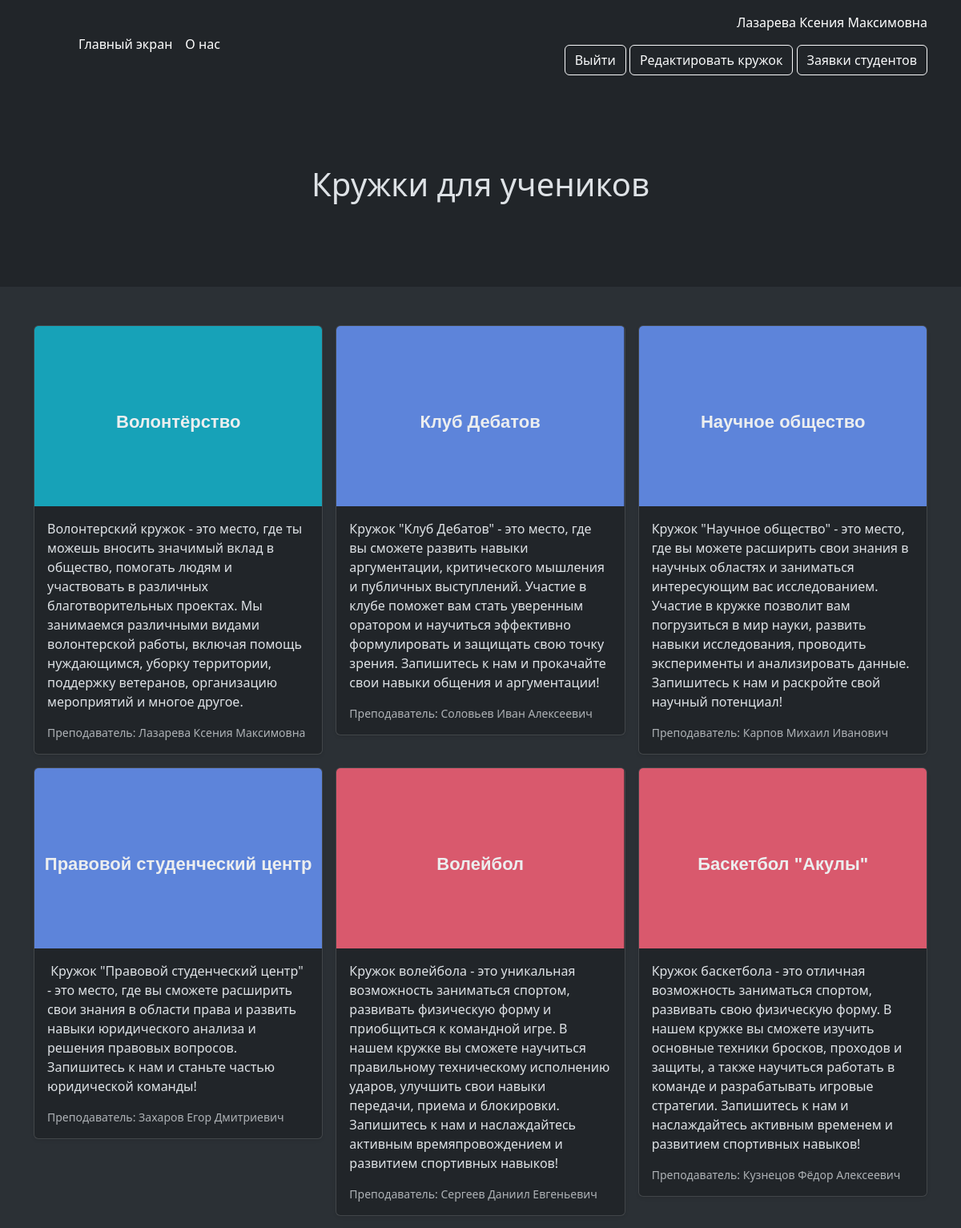
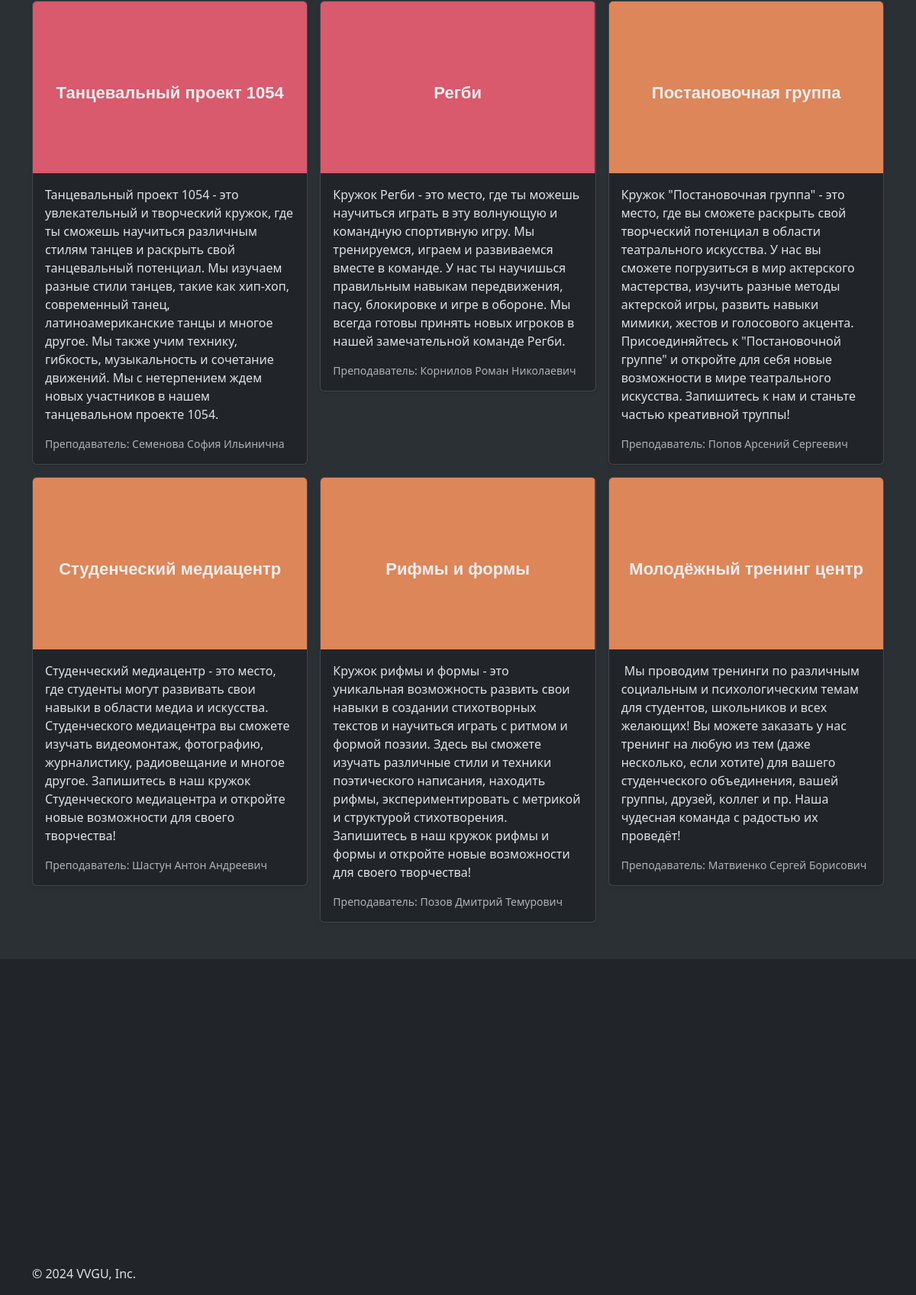
The page /index (signed in) on the database its author committed (2 pictures, top to bottom).
### data/students.py (models this page shows, shortened)
class Student(SqlAlchemyBase, UserMixin):
    __tablename__ = 'students'
    id = sqlalchemy.Column(sqlalchemy.Integer,
                           primary_key=True, autoincrement=True)
    name = sqlalchemy.Column(sqlalchemy.String, nullable=True)
    email = sqlalchemy.Column(sqlalchemy.String, unique=True, nullable=True)
    age = sqlalchemy.Column(sqlalchemy.Integer, nullable=True)
    hashed_password = sqlalchemy.Column(sqlalchemy.String, nullable=True)
    is_teacher = sqlalchemy.Column(sqlalchemy.Boolean, nullable=True, default=False)
    name_club = sqlalchemy.Column(sqlalchemy.String, nullable=True)
    have_club = sqlalchemy.Column(sqlalchemy.Boolean, nullable=True, default=False)

### data/clubs.py (models this page shows)
class Clubs(SqlAlchemyBase):
    __tablename__ = 'clubs'
    id = sqlalchemy.Column(sqlalchemy.Integer,
                           primary_key=True, autoincrement=True, unique=True)
    title = sqlalchemy.Column(sqlalchemy.String, nullable=True)
    teacher_name = sqlalchemy.Column(sqlalchemy.String, nullable=True)
    type = sqlalchemy.Column(sqlalchemy.String, nullable=True)
    is_closed = sqlalchemy.Column(sqlalchemy.Boolean, nullable=True, default=False)
    about = sqlalchemy.Column(sqlalchemy.String)

### app.py (the view)
@app.route('/')
@app.route('/index')
def index():
    db_sess = db_session.create_session()
    clubss = db_sess.query(clubs.Clubs).all()
    db_sess.close()
    return render_template("index.html", clubs=clubss)

### app.py (called while the page is built)
@login_manager.user_loader
def load_user(user_id):
    db_sess = db_session.create_session()
    return db_sess.get(students.Student, user_id)

### data/db_session.py (called while the page is built)
def create_session() -> Session:
    global __factory
    return __factory()

### templates/index.html (shortened to what this page needs)
{% extends 'base.html' %}
{% block body %}
<main>
    <section class="py-5 text-center container">
        <div class="row py-lg-5">
            <div class="col-lg-6 col-md-8 mx-auto">
                {% if current_user.is_authenticated and not current_user.is_teacher %}
                <h1 id="titlee">Vvgu_Clubs</h1>
                <h1>Выберите кружок на который вы хотите записаться</h1>
                {% elif current_user.is_teacher %}
                <h1>Кружки для учеников</h1>
                {% endif %}
            </div>
        </div>
    </section>
    <div class="album py-5 bg-body-tertiary">
        <div class="container">
            <div class="row row-cols-1 row-cols-sm-2 row-cols-md-3 g-3">
                {% for club in clubs %}
                <div class="col">
                    <div class="card shadow-sm ">
                        <svg class="bd-placeholder-img card-img-top" width="100%" height="225"
                             xmlns="http://www.w3.org/2000/svg" role="img" aria-label="Placeholder: Thumbnail"
                             preserveAspectRatio="xMidYMid slice" focusable="false"><title>Placeholder</title>
                            {% if club.type == 'vol' %}
                            <rect width="100%" height="100%" fill="#17a2b8"></rect>
                            {% elif club.type == 'sp' %}
                            <rect width="100%" height="100%" fill="#D9596D"></rect>
                            {% elif club.type == 'na' %}
                            <rect width="100%" height="100%" fill="#5D84DA"></rect>
                            {% elif club.type == 'tv' %}
                            <rect width="100%" height="100%" fill="#DD865A"></rect>
                            {% else %}
                            <rect width="100%" height="100%" fill="#55595c"></rect>
                            {% endif %}
                            <text x="50%" y="50%" fill="#eceeef" dy=".3em" text-anchor="middle"
                                  dominant-baseline="central"
                                  style="font-size: 22px; font-weight: bold; font-family: Arial;">
                                {{ club.title }}
                            </text>
                        </svg>
                        <div class="card-body">
                            <p class="card-text">{{ club.about }}</p>
                            <div class="d-flex justify-content-between align-items-center">
                                <small class="text-body-secondary">Преподаватель: {{ club.teacher_name }}</small>
                            </div>
                        </div>
                    </div>
                </div>
                {% endfor %}
            </div>
        </div>
    </div>
</main>
<div id="map" style="width: 85%; height: 400px; margin: 0 auto"></div>
{% endblock %}

### templates/base.html (shortened to what this page needs)
<!doctype html>
<html lang="ru" data-bs-theme="dark">
<head>
    <link href="https://cdn.jsdelivr.net/npm/bootstrap@5.3.3/dist/css/bootstrap.min.css" rel="stylesheet">
</head>
<body>
    <header class="p-3 text-bg-dark">
        <div class="container">
            <div class="d-flex flex-wrap align-items-center justify-content-center justify-content-lg-start">
                <a href="/" class="d-flex align-items-center mb-2 mb-lg-0 text-white text-decoration-none">
                    <svg class="bi me-2" width="40" height="32" role="img" aria-label="Bootstrap"><use xlink:href="#bootstrap"></use></svg>
                </a>
                <ul class="nav col-12 col-lg-auto me-lg-auto mb-2 justify-content-center mb-md-0">
                    <li><a href="/" class="nav-link px-2 text-white">Главный экран</a></li>
                    <li><a href="/about" class="nav-link px-2 text-white">О нас</a></li>
                </ul>
            <div class="text-end">
                {% if current_user.is_authenticated %}
                    <p>{{ current_user.name }}</p>
                    <button type="button" class="btn btn-outline-light"><a href="/logout" class="nav-link">Выйти</a></button>
                    {% if current_user.is_teacher %}
                        {% if current_user.have_club %}
                            <button type="button" class="btn btn-outline-light"><a href="/club/edit" class="nav-link">Редактировать кружок</a></button>
                        {% else %}
                            <button type="button" class="btn btn-outline-light"><a href="/club/create" class="nav-link">Создать кружок</a></button>
                        {% endif %}
                        <button type="button" class="btn btn-outline-light"><a href="/requests_students" class="nav-link">Заявки студентов</a></button>
                    {% else %}
                        <button type="button" class="btn btn-outline-light"><a href="/requests" class="nav-link">Заявки</a></button>
                    {% endif %}
                {% else %}
                    <p>
                        <button type="button" class="btn btn-outline-light"><a href="/login" class="nav-link">Войти</a></button>
                        <button type="button" class="btn btn-warning"><a href="/register" class="nav-link">Зарегистрироваться</a></button>
                    </p>
                {% endif %}
            </div>
          </div>
        </div>
    </header>
    {% block body %}{% endblock %}
    <footer class="container">
        <p>© 2024 VVGU, Inc.</p>
    </footer>
</body>
</html>

### rows shown on the page
Student: name "Лазарева Ксения Максимовна"
Clubs: title "Волонтёрство", about "Волонтерский кружок - это место, где ты можешь вносить значимый вклад в общество, помогать людям и участвовать в различных благотворительных проектах. Мы занимаемся различными видами волонтерской работы, включая помощь нуждающимся, уборку территории, поддержку ветеранов, организацию мероприятий и многое другое.", teacher_name "Лазарева Ксения Максимовна"
Clubs: title "Клуб Дебатов", about "Кружок \"Клуб Дебатов\" - это место, где вы сможете развить навыки аргументации, критического мышления и публичных выступлений. Участие в клубе поможет вам стать уверенным оратором и научиться эффективно формулировать и защищать свою точку зрения. Запишитесь к нам и прокачайте свои навыки общения и аргументации!", teacher_name "Соловьев Иван Алексеевич"
Clubs: title "Научное общество", about "Кружок \"Научное общество\" - это место, где вы можете расширить свои знания в научных областях и заниматься интересующим вас исследованием. Участие в кружке позволит вам погрузиться в мир науки, развить навыки исследования, проводить эксперименты и анализировать данные. Запишитесь к нам и раскройте свой научный потенциал!", teacher_name "Карпов Михаил Иванович"
Clubs: title "Правовой студенческий центр", about "Кружок \"Правовой студенческий центр\" - это место, где вы сможете расширить свои знания в области права и развить навыки юридического анализа и решения правовых вопросов. Запишитесь к нам и станьте частью юридической команды!", teacher_name "Захаров Егор Дмитриевич"
Clubs: title "Волейбол", about "Кружок волейбола - это уникальная возможность заниматься спортом, развивать физическую форму и приобщиться к командной игре. В нашем кружке вы сможете научиться правильному техническому исполнению ударов, улучшить свои навыки передачи, приема и блокировки. Запишитесь к нам и наслаждайтесь активным времяпровождением и развитием спортивных навыков!", teacher_name "Сергеев Даниил Евгеньевич"
Clubs: title "Баскетбол \"Акулы\"", about "Кружок баскетбола - это отличная возможность заниматься спортом, развивать свою физическую форму. В нашем кружке вы сможете изучить основные техники бросков, проходов и защиты, а также научиться работать в команде и разрабатывать игровые стратегии. Запишитесь к нам и наслаждайтесь активным временем и развитием спортивных навыков!", teacher_name "Кузнецов Фёдор Алексеевич"
Clubs: title "Танцевальный проект 1054", about "Танцевальный проект 1054 - это увлекательный и творческий кружок, где ты сможешь научиться различным стилям танцев и раскрыть свой танцевальный потенциал. Мы изучаем разные стили танцев, такие как хип-хоп, современный танец, латиноамериканские танцы и многое другое. Мы также учим технику, гибкость, музыкальность и сочетание движений. Мы с нетерпением ждем новых участников в нашем танцевальном проекте 1054.", teacher_name "Семенова София Ильинична"
Clubs: title "Регби", about "Кружок Регби - это место, где ты можешь научиться играть в эту волнующую и командную спортивную игру. Мы тренируемся, играем и развиваемся вместе в команде. У нас ты научишься правильным навыкам передвижения, пасу, блокировке и игре в обороне. Мы всегда готовы принять новых игроков в нашей замечательной команде Регби.", teacher_name "Корнилов Роман Николаевич"
Clubs: title "Постановочная группа", about "Кружок \"Постановочная группа\" - это место, где вы сможете раскрыть свой творческий потенциал в области театрального искусства. У нас вы сможете погрузиться в мир актерского мастерства, изучить разные методы актерской игры, развить навыки мимики, жестов и голосового акцента. Присоединяйтесь к \"Постановочной группе\" и откройте для себя новые возможности в мире театрального искусства. Запишитесь к нам и станьте частью креативной труппы!", teacher_name "Попов Арсений Сергеевич"
Clubs: title "Студенческий медиацентр", about "Студенческий медиацентр - это место, где студенты могут развивать свои навыки в области медиа и искусства. Студенческого медиацентра вы сможете изучать видеомонтаж, фотографию, журналистику, радиовещание и многое другое. Запишитесь в наш кружок Студенческого медиацентра и откройте новые возможности для своего творчества!", teacher_name "Шастун Антон Андреевич"
Clubs: title "Рифмы и формы", about "Кружок рифмы и формы - это уникальная возможность развить свои навыки в создании стихотворных текстов и научиться играть с ритмом и формой поэзии. Здесь вы сможете изучать различные стили и техники поэтического написания, находить рифмы, экспериментировать с метрикой и структурой стихотворения. Запишитесь в наш кружок рифмы и формы и откройте новые возможности для своего творчества!", teacher_name "Позов Дмитрий Темурович"
Clubs: title "Молодёжный тренинг центр", about "Мы проводим тренинги по различным социальным и психологическим темам для студентов, школьников и всех желающих! Вы можете заказать у нас тренинг на любую из тем (даже несколько, если хотите) для вашего студенческого объединения, вашей группы, друзей, коллег и пр. Наша чудесная команда с радостью их проведёт!", teacher_name "Матвиенко Сергей Борисович"
